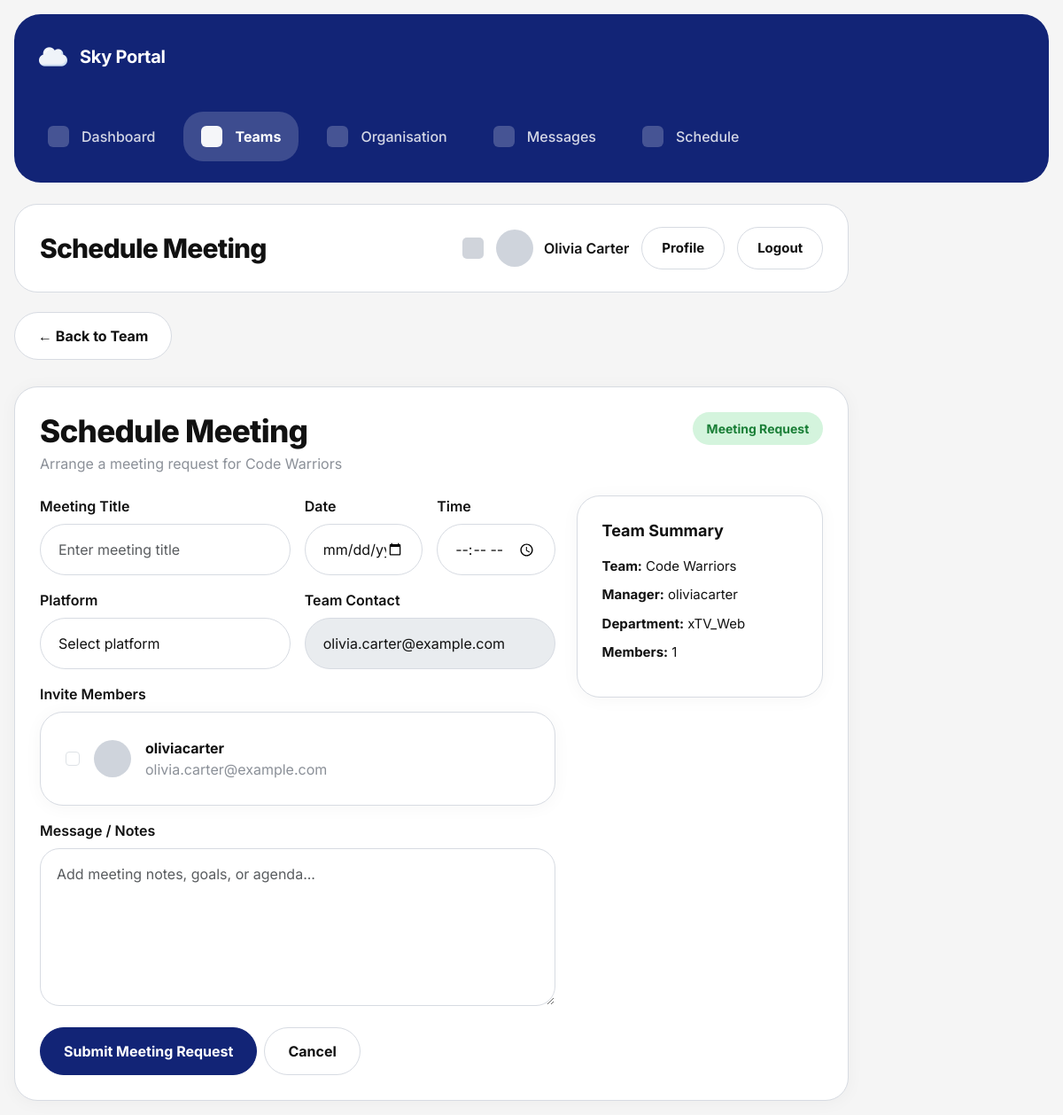
The app's page /teams/7/schedule/ (signed in) with its own data.
### organisation/models.py (models this page shows, shortened)
class Team(models.Model):
    STATUS_CHOICES = [
        ('active', 'Active'),
        ('restructured', 'Restructured'),
        ('disbanded', 'Disbanded'),
    ]
    name = models.CharField(max_length=100, unique=True)
    description = models.TextField(blank=True)
    purpose = models.TextField(blank=True)
    department = models.ForeignKey(
        Department,
        on_delete=models.SET_NULL,
        null=True,
        blank=True,
        related_name='teams'
    )
    team_type = models.ForeignKey(
        TeamType,
        on_delete=models.SET_NULL,
        null=True,
        blank=True,
        related_name='teams'
    )
    manager = models.ForeignKey(
        User,
        on_delete=models.SET_NULL,
        null=True,
        blank=True,
        related_name='managed_teams'
    )
    members = models.ManyToManyField(
        User,
        related_name='teams',
        blank=True
    )
    slack_channel = models.CharField(max_length=100, blank=True)
    email = models.EmailField(blank=True)
    code_repository = models.URLField(blank=True)
    status = models.CharField(max_length=20, choices=STATUS_CHOICES, default='active')
    created_at = models.DateTimeField(auto_now_add=True)
    updated_at = models.DateTimeField(auto_now=True)

class Department(models.Model):
    name = models.CharField(max_length=100, unique=True)
    description = models.TextField(blank=True)
    specialisation = models.CharField(max_length=200, blank=True)
    leader = models.ForeignKey(
        User,
        on_delete=models.SET_NULL,
        null=True,
        blank=True,
        related_name='led_departments'
    )
    created_at = models.DateTimeField(auto_now_add=True)
    updated_at = models.DateTimeField(auto_now=True)

### teams/views.py (the view, shortened to what this page needs)
# urls.py: path("<int:team_id>/schedule/", views.schedule_meeting, name="schedule_meeting"),
@login_required
def schedule_meeting(request, team_id):
    team = get_object_or_404(Team, id=team_id)
    members = team.members.all()
    success_message = None
    error = ""
    submitted_data = None
    return render(request, "teams/schedule_meeting.html", {
        "team": team,
        "members": members,
        "success_message": success_message,
        "error": error,
        "submitted_data": submitted_data,
    })

### templates/teams/schedule_meeting.html (shortened to what this page needs)
{% extends "base.html" %}
{% block nav_teams %}active{% endblock %}
{% block page_heading %}Schedule Meeting{% endblock %}
{% block content %}
<div class="mb-2">
    <a href="{% url 'team_detail' team.id %}" class="btn btn-sky-secondary">← Back to Team</a>
</div>
<div class="panel-card">
    <div class="card-body">
        <div class="d-flex justify-content-between align-items-start flex-wrap gap-4 mb-4">
            <div>
                <h2 class="page-title mb-1" style="font-size: 2.2rem;">Schedule Meeting</h2>
                <p class="page-subtitle mb-0">
                    Arrange a meeting request for {{ team.name }}
                </p>
            </div>
            <span class="sky-badge sky-badge-active">Meeting Request</span>
        </div>
        <div class="row g-4">
            <div class="col-lg-8">
                <form method="post" onsubmit="return confirmSchedule()">
                    <div class="row g-3 mb-3">
                        <div class="col-md-6">
                            <label class="form-label fw-semibold">Meeting Title</label>
                            <input
                                type="text"
                                name="title"
                                class="form-control sky-search-input"
                                placeholder="Enter meeting title"
                                value="{{ submitted_data.title|default:'' }}"
                                required
                            >
                        </div>
                        <div class="col-md-3">
                            <label class="form-label fw-semibold">Date</label>
                            <input
                                type="date"
                                name="meeting_date"
                                class="form-control sky-search-input"
                                value="{{ submitted_data.meeting_date|default:'' }}"
                                required
                            >
                        </div>
                        <div class="col-md-3">
                            <label class="form-label fw-semibold">Time</label>
                            <input
                                type="time"
                                name="meeting_time"
                                class="form-control sky-search-input"
                                value="{{ submitted_data.meeting_time|default:'' }}"
                                required
                            >
                        </div>
                    </div>
                    <div class="row g-3 mb-3">
                        <div class="col-md-6">
                            <label class="form-label fw-semibold">Platform</label>
                            <select name="platform" class="form-select sky-select" required>
                                <option value="">Select platform</option>
                            </select>
                        </div>
                        <div class="col-md-6">
                            <label class="form-label fw-semibold">Team Contact</label>
                            <input
                                type="text"
                                class="form-control sky-search-input"
                                value="{{ team.email|default:'No email available' }}"
                                disabled
                            >
                        </div>
                    </div>
                    <div class="mb-3">
                        <label class="form-label fw-semibold">Invite Members</label>
                        <div class="panel-card">
                            <div class="card-body">
                                {% if members %}
                                    <div class="row g-3">
                                        {% for member in members %}
                                            <div class="col-md-6">
                                                <div class="d-flex align-items-center gap-3">
                                                    <input
                                                        class="form-check-input mt-0"
                                                        type="checkbox"
                                                        name="members"
                                                        value="{{ member.id }}"
                                                        id="member{{ member.id }}"
                                                    >
                                                    <label class="form-check-label d-flex align-items-center gap-3 mb-0" for="member{{ member.id }}">
                                                        <div class="top-shell-avatar" style="width: 42px; height: 42px;"></div>
                                                        <div>
                                                            <div style="font-weight: 700;">{{ member.username }}</div>
                                                            <div class="page-subtitle">{{ member.email|default:"No email available" }}</div>
                                                        </div>
                                                    </label>
                                                </div>
                                            </div>
                                        {% endfor %}
                                    </div>
                                {% else %}
                                    <p class="sky-empty">No team members available.</p>
                                {% endif %}
                            </div>
                        </div>
                    </div>
                    <div class="mb-4">
                        <label class="form-label fw-semibold">Message / Notes</label>
                        <textarea
                            name="message"
                            rows="6"
                            class="form-control sky-textarea"
                            placeholder="Add meeting notes, goals, or agenda..."
                        >{{ submitted_data.message|default:'' }}</textarea>
                    </div>
                    <div class="d-flex gap-2 flex-wrap">
                        <button type="submit" class="btn btn-sky-primary">Submit Meeting Request</button>
                        <a href="{% url 'team_detail' team.id %}" class="btn btn-sky-secondary">Cancel</a>
                    </div>
                </form>
            </div>
            <div class="col-lg-4">
                <div class="panel-card">
                    <div class="card-body">
                        <h3 class="sky-section-title">Team Summary</h3>
                        <ul class="sky-meta-list mb-0">
                            <li><strong>Team:</strong> {{ team.name }}</li>
                            <li><strong>Manager:</strong> {{ team.manager.username|default:"No manager assigned" }}</li>
                            <li><strong>Department:</strong> {{ team.department.name|default:"No department assigned" }}</li>
                            <li><strong>Members:</strong> {{ members|length }}</li>
                        </ul>
                    </div>
                </div>
            </div>
        </div>
    </div>
</div>
{% endblock %}

### templates/base.html (shortened to what this page needs)
<!doctype html>
<html lang="en">
  <head>
    {% load static %}
    <link
      href="https://cdn.jsdelivr.net/npm/bootstrap@5.3.3/dist/css/bootstrap.min.css"
      rel="stylesheet"
    />
    <link href="{% static 'css/styles.css' %}" rel="stylesheet" />
  </head>
  <body>
    {% block fullpage %}
    <div class="app-layout">
      <aside class="app-sidebar">
        <div class="app-sidebar-inner">
          <div class="sidebar-brand">
            <div class="top-shell-brand d-flex align-items-center gap-2">
              <img
                src="{% static 'images/cloud.png' %}"
                alt="Sky Logo"
                style="height: 32px"
              />
            </div>
            <div class="sidebar-brand-text">Sky Portal</div>
          </div>
          <nav class="sidebar-nav">
            <a
              href="{% url 'dashboard' %}"
              class="sidebar-link {% block nav_dashboard %}{% endblock %}"
            >
              <span class="sidebar-link-icon"></span>
              <span>Dashboard</span>
            </a>
            <a
              href="{% url 'team_list' %}"
              class="sidebar-link {% block nav_teams %}{% endblock %}"
            >
              <span class="sidebar-link-icon"></span>
              <span>Teams</span>
            </a>
            <a href="#" class="sidebar-link">
              <span class="sidebar-link-icon"></span>
              <span>Organisation</span>
            </a>
            <a href="#" class="sidebar-link">
              <span class="sidebar-link-icon"></span>
              <span>Messages</span>
            </a>
            <a
              href="{% url 'schedule_home' %}"
              class="sidebar-link {% block nav_schedule %}{% endblock %}"
            >
              <span class="sidebar-link-icon"></span>
              <span>Schedule</span>
            </a>
          </nav>
        </div>
      </aside>
      <div class="app-main">
        <header class="top-shell">
          <div class="top-shell-title-wrap">
            <h1 class="top-shell-title">
              {% block page_heading %}Sky Portal{% endblock %}
            </h1>
          </div>
          <div class="top-shell-right">
            <div class="top-shell-square"></div>
            {% if user.is_authenticated %}
            <div class="top-shell-profile">
              <div class="top-shell-avatar"></div>
              <span class="top-shell-username"
                >{{ user.get_full_name|default:user.username }}</span
              >
            </div>
            <a href="{% url 'profile' %}" class="top-shell-pill-link"
              >Profile</a
            >
            <form method="post" action="{% url 'logout' %}" class="mb-0">
              <button
                type="submit"
                class="top-shell-pill-link top-shell-pill-light"
              >
                Logout
              </button>
            </form>
            {% endif %}
          </div>
        </header>
        <main class="page-content">{% block content %}{% endblock %}</main>
      </div>
    </div>
    {% endblock %}
  </body>
</html>

### records on screen
Team: name "Code Warriors", email "olivia.carter@example.com", manager.username "oliviacarter", department.name "xTV_Web"

### other values on screen
{{ user.get_full_name|default:user.username }} "Olivia Carter"
{{ member.username }} "oliviacarter"
{{ member.email|default:"No email available" }} "olivia.carter@example.com"
{{ members|length }} "1"
